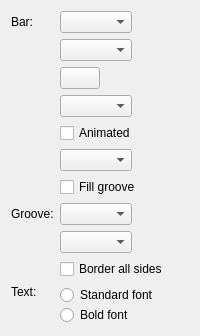
     <widget class="QWidget" name="page_4">
      <layout class="QFormLayout" name="formLayout_5">
       <property name="fieldGrowthPolicy">
        <enum>QFormLayout::ExpandingFieldsGrow</enum>
       </property>
       <item row="0" column="0">
        <widget class="QLabel" name="label_16">
         <property name="text">
          <string>Bar:</string>
         </property>
        </widget>
       </item>
       <item row="0" column="1">
        <widget class="QComboBox" name="progressAppearance">
         <property name="toolTip">
          <string>&lt;p&gt;Defines the gradient to be used for the progress part of a progressbar.&lt;/p&gt;</string>
         </property>
        </widget>
       </item>
       <item row="3" column="1">
        <widget class="QComboBox" name="stripedProgress">
         <property name="toolTip">
          <string>&lt;p&gt;Defines the stripe type to be used for the progress part of a progressbar.&lt;/p&gt;</string>
         </property>
        </widget>
       </item>
       <item row="4" column="1">
        <widget class="QCheckBox" name="animatedProgress">
         <property name="toolTip">
          <string>&lt;p&gt;Determines if the sripes on progressbars should be aninmated, or not.&lt;/p&gt;</string>
         </property>
         <property name="text">
          <string>Animated</string>
         </property>
        </widget>
       </item>
       <item row="5" column="1">
        <widget class="QComboBox" name="glowProgress">
         <property name="toolTip">
          <string>&lt;p&gt;Add a white 'glow' to progressbars.&lt;/p&gt;</string>
         </property>
        </widget>
       </item>
       <item row="6" column="1">
        <widget class="QCheckBox" name="fillProgress">
         <property name="sizePolicy">
          <sizepolicy hsizetype="MinimumExpanding" vsizetype="Fixed">
           <horstretch>0</horstretch>
           <verstretch>0</verstretch>
          </sizepolicy>
         </property>
         <property name="toolTip">
          <string>&lt;p&gt;Enable this option to remove the 1 pixel border around the filled element.&lt;/p&gt;</string>
         </property>
         <property name="text">
          <string>Fill groove</string>
         </property>
        </widget>
       </item>
       <item row="7" column="0">
        <widget class="QLabel" name="label_24">
         <property name="text">
          <string>Groove:</string>
         </property>
        </widget>
       </item>
       <item row="7" column="1">
        <widget class="QComboBox" name="progressGrooveAppearance">
         <property name="toolTip">
          <string>&lt;p&gt;Defines the gradient to be used for the groove part of a progressbar.&lt;/p&gt;</string>
         </property>
        </widget>
       </item>
       <item row="8" column="1">
        <widget class="QComboBox" name="progressGrooveColor">
         <property name="toolTip">
          <string>&lt;p&gt;Defines the color to be used for the groove part of a progressbar.&lt;/p&gt;</string>
         </property>
        </widget>
       </item>
       <item row="9" column="1">
        <widget class="QCheckBox" name="borderProgress">
         <property name="sizePolicy">
          <sizepolicy hsizetype="MinimumExpanding" vsizetype="Fixed">
           <horstretch>0</horstretch>
           <verstretch>0</verstretch>
          </sizepolicy>
         </property>
         <property name="toolTip">
          <string>&lt;p&gt;Enable this option to have a border around the progress bar groove and contents.&lt;/p&gt;</string>
         </property>
         <property name="text">
          <string>Border all sides</string>
         </property>
        </widget>
       </item>
       <item row="10" column="0">
        <widget class="QLabel" name="label_85">
         <property name="text">
          <string>Text:</string>
         </property>
         <property name="alignment">
          <set>Qt::AlignLeading|Qt::AlignLeft|Qt::AlignTop</set>
         </property>
         <property name="margin">
          <number>1</number>
         </property>
         <property name="indent">
          <number>-1</number>
         </property>
        </widget>
       </item>
       <item row="10" column="1">
        <layout class="QVBoxLayout" name="verticalLayout_12">
         <property name="spacing">
          <number>0</number>
         </property>
         <item>
          <widget class="QRadioButton" name="boldProgress_false">
           <property name="toolTip">
            <string>&lt;p&gt;If enabled, the text on a progressbar will use the general widget font.&lt;/p&gt;</string>
           </property>
           <property name="text">
            <string>Standard font</string>
           </property>
          </widget>
         </item>
         <item>
          <widget class="QRadioButton" name="boldProgress">
           <property name="toolTip">
            <string>&lt;p&gt;If enabled, the text on a progressbar will use a bold font.&lt;/p&gt;</string>
           </property>
           <property name="text">
            <string>Bold font</string>
           </property>
          </widget>
         </item>
        </layout>
       </item>
       <item row="1" column="1">
        <widget class="QComboBox" name="progressColor"/>
       </item>
       <item row="2" column="1">
        <widget class="KColorButton" name="customProgressColor"/>
       </item>
      </layout>
     </widget>
